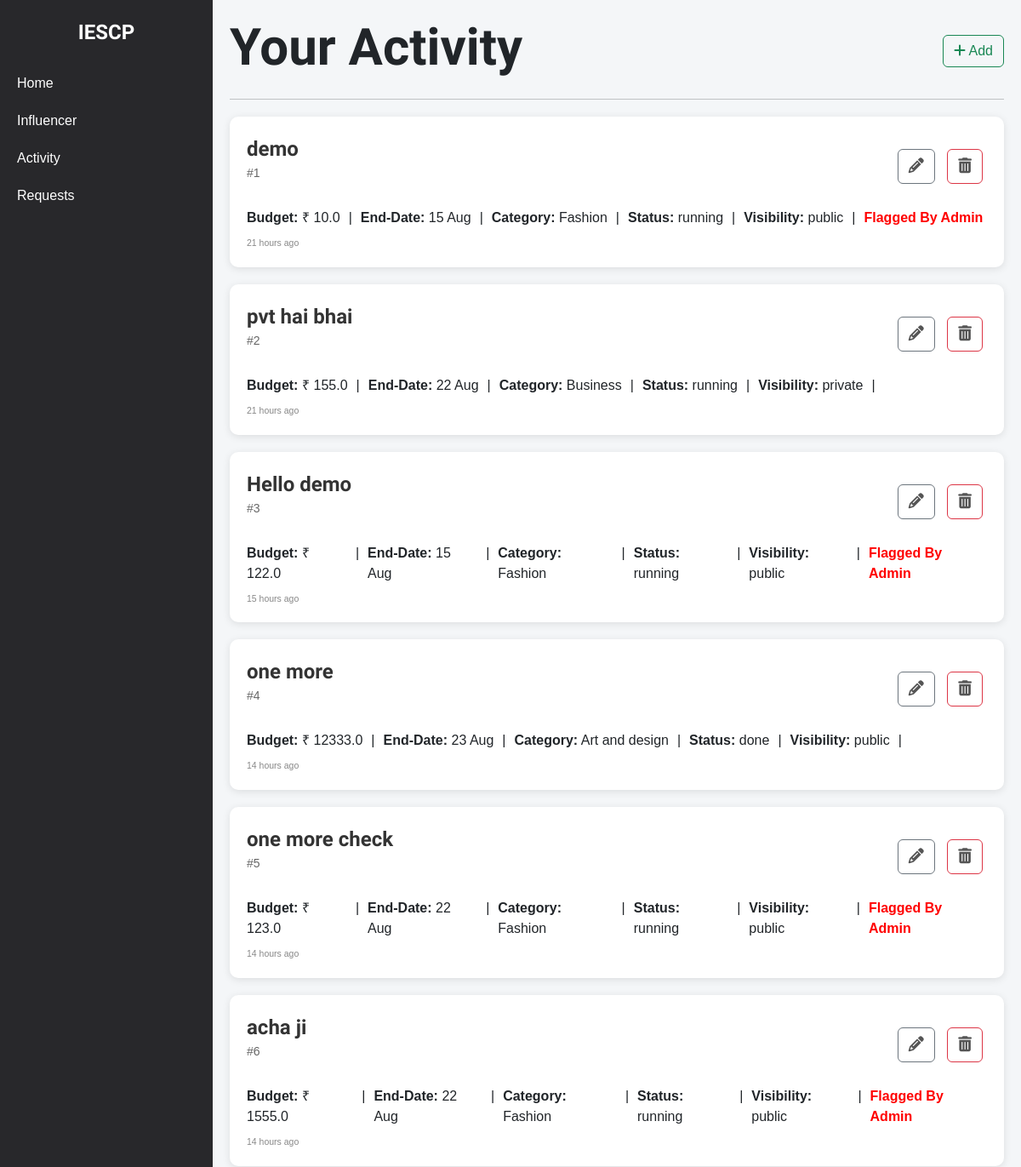
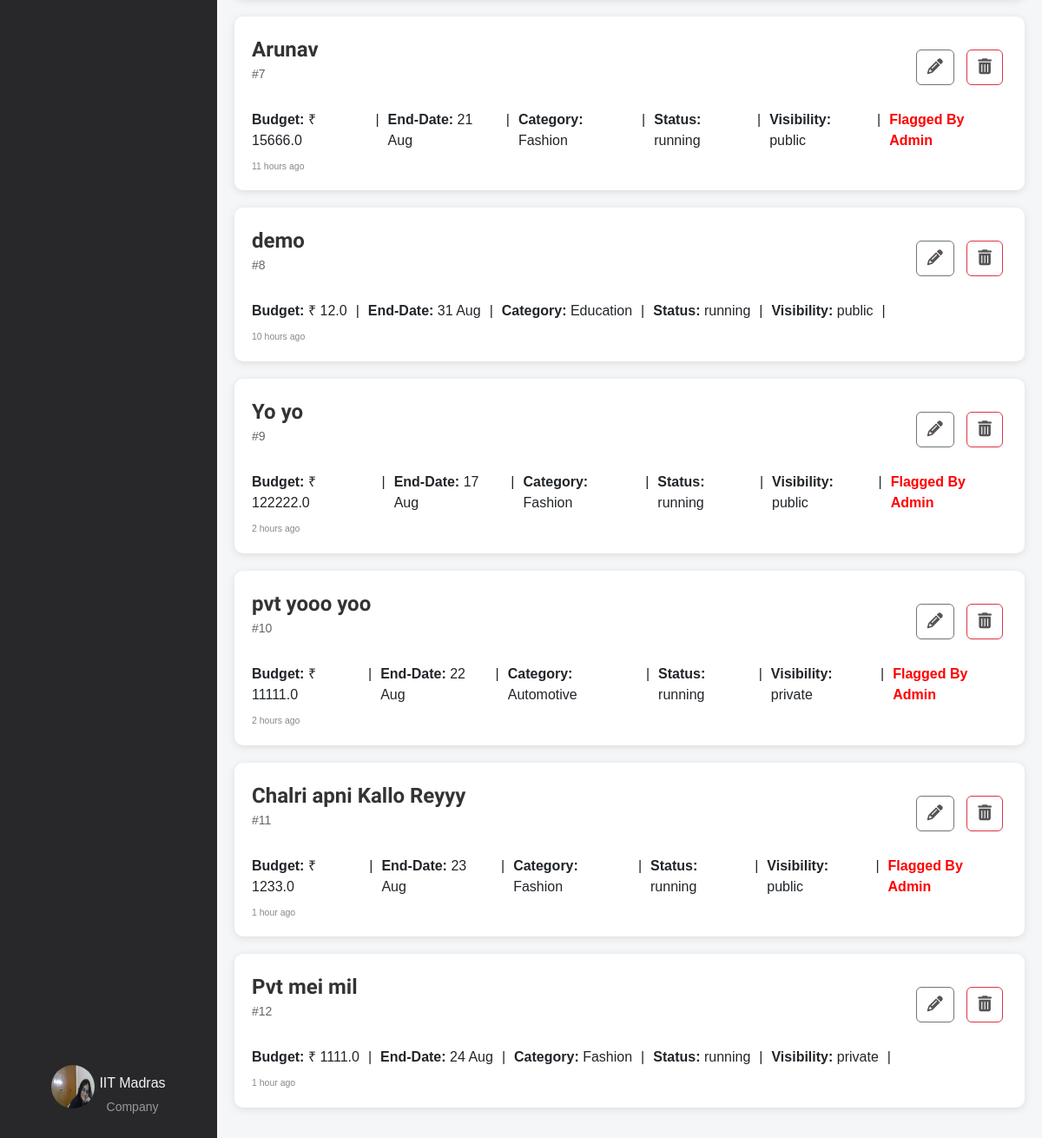
Screenshot of /company/activity (signed in) with the database file from the repository (2 pictures, top to bottom).
### models.py (models this page shows)
class Company(db.Model):
    __tablename__ = 'company'
    id = db.Column(db.Integer, primary_key=True)
    company_name = db.Column(db.String(100), nullable=False)
    username = db.Column(db.String(50), unique=True, nullable=False)
    email = db.Column(db.String(120), unique=True, nullable=False)
    password_hash = db.Column(db.String(128), nullable=False)
    phone_number = db.Column(db.String(20), nullable=False)
    address = db.Column(db.String(200), nullable=False)
    industry = db.Column(db.String(100), nullable=False)
    other_industry = db.Column(db.String(100), nullable=True)
    website = db.Column(db.String(200), nullable=False)
    description = db.Column(db.Text, nullable=False)
    social_media_link = db.Column(db.String(200), nullable=False)
    logo = db.Column(db.String(200), nullable=False)
    campaigns = db.relationship('Campaign', backref='company', lazy=True)

class Campaign(db.Model):
    __tablename__ = 'campaign'
    id = db.Column(db.Integer, primary_key=True)
    title = db.Column(db.String(200), nullable=False)
    description = db.Column(db.Text, nullable=False)
    budget = db.Column(db.Float, nullable=False)
    start_date = db.Column(db.Date, nullable=False)
    end_date = db.Column(db.Date, nullable=False)
    company_id = db.Column(db.Integer, db.ForeignKey('company.id'), nullable=False)
    admin_id = db.Column(db.Integer, db.ForeignKey('admin.id'), nullable=False, default=1)
    status = db.Column(db.String(50), nullable=False, default='pending')
    category = db.Column(db.String(255), nullable=False)
    created_at = db.Column(db.DateTime, nullable=False, default=datetime.utcnow)
    visibility = db.Column(db.String(50), nullable=False, default='public')
    influencers = db.relationship('Influencer', secondary=influencer_campaign_association, back_populates='campaigns')
    is_flag = db.Column(db.Boolean, nullable=False, default=False)
    @property
    def created_at_ist(self):
        utc_time = self.created_at.replace(tzinfo=timezone('UTC'))
        ist_time = utc_time.astimezone(timezone('Asia/Kolkata'))
        return ist_time

### company_routes.py (the view)
@app.route('/company/activity')
@company_auth_required
def company_activity():
    user = Company.query.get(session['company_id'])
    campaigns = Campaign.query.filter_by(company_id=session['company_id']).all()
    return render_template('company_activity.html', campaigns=campaigns, user=user)

### company_routes.py (called while the page is built)
def company_auth_required(func):
    @wraps(func)
    def func3(*args, **kwargs):
        if 'company_id' in session:
            return func(*args, **kwargs)
        else:
            flash("Please login first")
            return redirect(url_for('company_login'))
    return func3

### templates/company_activity.html (shortened to what this page needs)
{% extends 'layout.html' %}
{% block content %}
    <div class="container-box">
        <div class="sidebar">
            <div class="logo">IESCP</div>
            <ul>
                <li><a href="{{url_for('company_home')}}">Home</a></li>
                <li><a href="{{url_for('influencer_search')}}">Influencer</a></li>
                <li><a href="{{url_for('company_activity')}}">Activity</a></li>
                <li><a href="{{url_for('company_requests')}}">Requests</a></li>
            </ul>
            <div class="profile">
                <a href="{{ url_for('company_dashboard') }}">
                    <img src="{{ url_for('static', filename='profile_upload/company/' + user.username + '/' + user.logo) }}" alt="Profile Picture">
                    <div class="profile-name-category">
                        <span class="company_name">{{ user.company_name }}</span>
                        <span class="category">Company</span>
                    </div>
                </a>
            </div>
        </div>
        <div class="container">
            <div class="activity-heading">
                <h1>Your Activity</h1>
                <a href="{{url_for('campaign_add')}}" class="btn btn-outline-success"><i class="fa-solid fa-plus"></i> Add</a>
            </div>
            <hr>
            {% for campaign in campaigns %}
            <div class="campaign">
                <div class="campaign-main-details">
                    <div class="campaign-title">
                        <a href="{{ url_for('campaign_view', campaign_id=campaign.id) }}">{{ campaign.title }}</a>
                        <p>#{{ campaign.id }}</p>
                    </div>
                    <div class="campaign-actions">
                        <a href="{{ url_for('campaign_edit', campaign_id=campaign.id) }}" class="btn btn-outline-secondary">
                            <i class="fa fa-pencil "></i>
                        </a>
                        <a href="{{ url_for('campaign_delete', campaign_id=campaign.id) }}" class="btn btn-outline-danger">
                            <i class="fa fa-trash"></i>
                        </a>
                    </div>
                </div>
                <div class="campaign-details">
                    <div>
                        <strong>Budget:</strong> &#x20B9; {{ campaign.budget }}
                    </div> |
                    <div>
                        <strong>End-Date:</strong> {{ campaign.end_date.strftime('%d %b') }}
                    </div> |
                    <div>
                        <strong>Category:</strong> {{ campaign.category }}
                    </div> |
                    <div>
                        <strong>Status:</strong> {{ campaign.status }}
                    </div> |
                    <div>
                        <strong>Visibility:</strong> {{ campaign.visibility }}
                    </div> |
                    {% if campaign.is_flag %}
                    <div style="color: red; font-weight: bold;">
                        Flagged By Admin
                    </div>
                    {% endif %}
                </div>
                <div class="campaign-meta">
                    <small class="campaign-timestamp" data-created-at="{{ campaign.created_at_ist.isoformat() }}"></small>
                </div>
            </div>
            {% endfor %}
        </div>
    </div>
{% endblock %}

### templates/company_activity.html (style rules this page uses)
body { font-family: Arial, sans-serif; margin: 0; padding: 0; height: 100vh; background-color: #f4f6f8; overflow: hidden; }
.container-box { display: flex; width: 100%; height: 100vh; }
a { text-decoration: none; color: whitesmoke; }
.sidebar { width: 250px; background-color: #28282B; color: white; display: flex; flex-direction: column; align-items: center; padding-top: 20px; position: sticky; top: 0; height: 100vh; overflow-y: auto; }
.sidebar .logo { font-size: 24px; font-weight: bold; margin-bottom: 20px; font-family: 'Lexend Deca', sans-serif; font-weight: 600; }
.sidebar ul { list-style-type: none; padding: 0; width: 100%; }
.sidebar ul li { width: 100%; }
.sidebar ul li a { display: block; padding: 10px 20px; color: white; text-decoration: none; }
.sidebar .profile { margin-top: auto; text-align: center; padding: 10px; }
.profile .category { font-size: 14px; color: #999; margin-top: 5px; }
.sidebar .profile img { width: 50px; height: 50px; border-radius: 50%; margin-bottom: 5px; }
.profile { display: flex; flex-direction: column; align-items: center; text-align: center; padding: 10px; margin-bottom: 20px; }
.profile a { display: flex; align-items: center; text-align: center; justify-content: center; gap: 5px; }
.profile-name-category { display: flex; flex-direction: column; align-items: center; text-align: center; justify-content: center; padding-top: 13px; }
.container .activity-heading { display: flex; justify-content: space-between; align-items: center; }
.container .activity-heading h1 { font-size: 60px; font-weight: bold; font-family: 'Lexend Deca', sans-serif; font-weight: 600; }
.campaign { background-color: #ffffff; padding: 20px; border-radius: 10px; box-shadow: 0 2px 10px rgba(0, 0, 0, 0.1); margin: 20px 0; transition: transform 0.2s, box-shadow 0.2s; position: relative; }
.campaign-main-details { display: flex; justify-content: space-between; align-items: center; margin-bottom: 10px; }
.campaign-title { display: flex; flex-direction: column; }
.campaign-title a { font-size: 24px; font-weight: bold; font-family: 'Lexend Deca', sans-serif; color: #333; text-decoration: none; }
.campaign-title p { font-size: 14px; color: #555; }
.campaign-actions a { margin: 0 5px; font-size: 18px; color: #555; }
.campaign-actions { position: relative; }
.campaign-details { display: flex; gap: 10px; margin-bottom: 10px; }
.campaign p { font-size: 14px; color: #666; margin-bottom: 20px; }
.campaign-meta { display: flex; justify-content: space-between; font-size: 12px; color: #888; }
.container { flex: 1; padding: 20px; overflow-y: auto; }

### rows the page displays
Company: username+logo (picture), company_name "IIT Madras"
Campaign: title "demo", id "1", budget "10.0", end_date "15 Aug", category "Fashion", status "running", visibility "public", is_flag "Flagged By Admin"
Campaign: title "pvt hai bhai", id "2", budget "155.0", end_date "22 Aug", category "Business", status "running", visibility "private"
Campaign: title "Hello demo", id "3", budget "122.0", end_date "15 Aug", category "Fashion", status "running", visibility "public", is_flag "Flagged By Admin"
Campaign: title "one more", id "4", budget "12333.0", end_date "23 Aug", category "Art and design", status "done", visibility "public"
Campaign: title "one more check", id "5", budget "123.0", end_date "22 Aug", category "Fashion", status "running", visibility "public", is_flag "Flagged By Admin"
Campaign: title "acha ji", id "6", budget "1555.0", end_date "22 Aug", category "Fashion", status "running", visibility "public", is_flag "Flagged By Admin"
Campaign: title "Arunav", id "7", budget "15666.0", end_date "21 Aug", category "Fashion", status "running", visibility "public", is_flag "Flagged By Admin"
Campaign: title "demo", id "8", budget "12.0", end_date "31 Aug", category "Education", status "running", visibility "public"
Campaign: title "Yo yo", id "9", budget "122222.0", end_date "17 Aug", category "Fashion", status "running", visibility "public", is_flag "Flagged By Admin"
Campaign: title "pvt yooo yoo", id "10", budget "11111.0", end_date "22 Aug", category "Automotive", status "running", visibility "private", is_flag "Flagged By Admin"
Campaign: title "Chalri apni Kallo Reyyy", id "11", budget "1233.0", end_date "23 Aug", category "Fashion", status "running", visibility "public", is_flag "Flagged By Admin"
Campaign: title "Pvt mei mil", id "12", budget "1111.0", end_date "24 Aug", category "Fashion", status "running", visibility "private"
